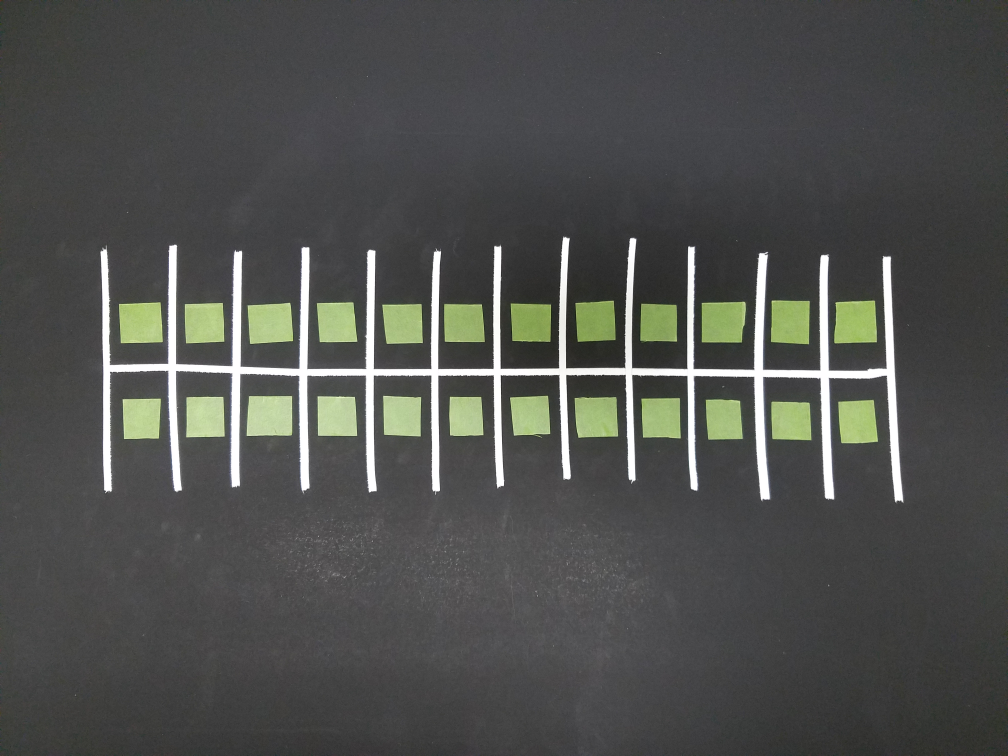
//> input picture TestPhotos/20161111_082924.jpg, 4032 x 3024 px (shown at 1/4 size)
$ ./ECE4951 TestPhotos/ out.png   (built with g++ and OpenCV 4)
//> lines starting //> are read from the running program, lines starting //| are printed output that depends on the picture; after the words box and inside, x2 and y2 are one past the last pixel; in counts of white or black regions, pixels touching at a corner belong together
#include <stdio.h>
#include <stdlib.h>

#include <opencv2/opencv.hpp>
#include "opencv2/core/core.hpp"
#include "opencv2/imgproc/imgproc.hpp"
//#include "opencv2/imgcodecs.hpp"
#include "opencv2/highgui/highgui.hpp"

#include<dirent.h>
#include<string.h>
#include <math.h>

using namespace cv; //supectting name space issue with abs
using namespace std;

//Stark Mike Code

// helper function:
// finds a cosine of angle between vectors
// from pt0->pt1 and from pt0->pt2
static double angle( Point pt1, Point pt2, Point pt0 )
{
    double dx1 = pt1.x - pt0.x;
    double dy1 = pt1.y - pt0.y;
    double dx2 = pt2.x - pt0.x;
    double dy2 = pt2.y - pt0.y;
    return (dx1*dx2 + dy1*dy2)/sqrt((dx1*dx1 + dy1*dy1)*(dx2*dx2 + dy2*dy2) + 1e-10);
}

// returns sequence of squares detected on the image.
// the sequence is stored in the specified memory storage
static void findSquares( const Mat& image, vector<vector<Point> >& p_squares )
{
    p_squares.clear();//clear the squares array

    Mat pyr, timg, gray0(image.size(), CV_8U), gray;

    // down-scale and upscale the image to filter out the noise
    //pyrDown(image, pyr, Size(image.cols/2, image.rows/2));
    //pyrUp(pyr, timg, image.size());

	timg= cv::Mat::zeros(image.size(), image.type());
	image.copyTo(timg);

    vector<vector<Point> > contours;

    printf("Image channels = % d\n", timg.channels());

	// find squares in every color plane of the image
    for( int c = 0; c < timg.channels(); c++ )
    {
        int ch[] = {c, 0};
        int N = 1;//Number of levels for edge detection
        int thresh = 500;
        mixChannels(&timg, 1, &gray0, 1, ch, 1);// copies specified channels from input array to output array
	//timg is source array, 1=number of matricies in timg
	//gray0=destination array, 1=number of matricies in gray0

        // try several threshold levels
        for( int l = 0; l < N; l++ )
        {
            // hack: use Canny instead of zero threshold level.
            // Canny helps to catch squares with gradient shading
            if( l == 0 )
            {
                // apply Canny. Take the upper threshold from slider
                // and set the lower to 0 (which forces edges merging)

                Canny(gray0, gray, 0, thresh, 5);//canny finds edges in an image
		//gray0 is source image, gray is is output image, 0, the 0, thresh and 5 is aperature size??

                // dilate canny output to remove potential
                // holes between edge segments
                dilate(gray, gray, Mat(), Point(-1,-1));


            }
            else
            {
                // apply threshold if l!=0:
                //     tgray(x,y) = gray(x,y) < (l+1)*255/N ? 255 : 0
                gray = gray0 >= (l+1)*255/N;
            }

            // find contours and store them all as a list

	    //find contours takes a binary image (gray here), and finds all countours within it.
	    // outputs it to the countours vector. RETR_list=retrieve all countors without heirarchy
	    //Chain_approx_simple=compress horizontal, vertical, and diagonal segments and leaves only their end points, IE a rectangle is represented by 4 points.

            findContours(gray, contours, RETR_LIST, CHAIN_APPROX_SIMPLE);
	    printf("Number of Countours Found = %d\n", contours.size());

		cv::namedWindow("Found Countors", cv::WINDOW_NORMAL );
                cv::imshow("Found Countors", gray);
		cv::waitKey(0);//Wait until user presses key to continue

	    //remember, countours is not an image, it is a vector which stores every contour(4 points of a rectangle) it sees.

            vector<Point> approx;

            // test each contour


            for( size_t i = 0; i < contours.size(); i++ )
            {
                // approximate contour with accuracy proportional
                // to the contour perimeter
                approxPolyDP(Mat(contours[i]), approx, arcLength(Mat(contours[i]), true)*0.02, true);
		//this function takes a contour, and draws it within the arclength? of the countour, true=close polygon

                // square contours should have 4 vertices after approximation
                // they should be ~medium sized, IE have area 100 < area <2000
		//and contour should be convex
                // Note: absolute value of an area is used because
                // area may be positive or negative - in accordance with the
                // contour orientation
                if( approx.size() == 4 &&
                    fabs(contourArea(Mat(approx))) > 100 &&
		    fabs(contourArea(Mat(approx))) < 3000 &&
                    isContourConvex(Mat(approx)) )
                {
                    double maxCosine = 0;

                    for( int j = 2; j < 5; j++ )
                    {
                        // find the maximum cosine of the angle between joint edges
                        double cosine = fabs(angle(approx[j%4], approx[j-2], approx[j-1]));
                        maxCosine = MAX(maxCosine, cosine);
                    }

                    // if cosines of all angles are small
                    // (all angles are ~90 degree) then write quandrange
                    // vertices to resultant sequence
                    if( maxCosine < 0.9 )
		    //if( maxCosine < 0.5 )
                        p_squares.push_back(approx);
                }

            }
        }
    }
}


// the function draws all the squares in the image
static void drawSquares( Mat& image, const vector<vector<Point> >& p_squares )
{
	printf("Number of squares found = %d\n",p_squares.size());
    for( size_t i = 0; i < p_squares.size(); i++ )
    {
        const Point* p = &p_squares[i][0];
        int n = (int)p_squares[i].size();
        polylines(image, &p, &n, 1, true, Scalar(0,255,0), 3, 16);
    }

    //imshow(wndname, image);
    //imwrite("../savedImages/squareImages.jpg",image);
}


//End Mike Code

//Start Ken Code
int computeWhiteness(int b,int g,int r){
    int thresh = 125;
    int mean, bdif, gdif, rdif, returnVal;
    if(b > thresh && g > thresh && r > thresh){

      mean = (b + g + r)/3;
      bdif = abs(mean-b);
      gdif = abs(mean-g);
      rdif = abs(mean-r);
      returnVal = (mean - 4*bdif - 4*rdif - 4*bdif);
      if(returnVal < 0){
          return 0;
      } else {
          return returnVal;
      }


    } else {

       return 0 ;
       //Not really white probably like a gray at this point

    }
}

int computeGreeness(int b,int g,int r){

      int thresh = 120;
      int returnVal;

      if(g > thresh && b < .9*g && r < g){

      returnVal = (g);
      if(returnVal < 0){
          return 0;
      } else{
          return returnVal;
      }


      } else {

      return 0;

      }

}


int CreateNessImage(Mat& src, Mat& dst, int (*nessFunction)(int, int, int))
{
    // accept only char type matrices
    CV_Assert(src.depth() == CV_8U);

    dst.create(src.size(), src.depth());

    const int channels = src.channels();
// [11 lines of commented-out code are left out]
            MatIterator_<Vec3b> it_s, end_s;
            MatIterator_<uchar> it_d, end_d;
            it_d = dst.begin<uchar>();
            for( it_s = src.begin<Vec3b>(), end_s = src.end<Vec3b>(),
                 it_d = dst.begin<uchar>(), end_d = dst.end<uchar>();
                 it_s != end_s && it_d != end_d;
                 ++it_s, ++it_d)
            {
                *it_d = nessFunction( (*it_s)[0] , (*it_s)[1] , (*it_s)[2] );
            }
//        }
//    }

    return 0;
}

int main(int argc, char** argv )
{
    //Check Arguments
    if ( argc != 3 )
    {
        printf("usage: ECE4951 <Image_Folder_Path> <Output_Folder_Path>\n");
        return -1;
    }

    vector<vector<Point> > squares; //Create list of squares

    //Element for Erosion and Dialation Operator
    int erosion_size = 40;
    Mat elementE = getStructuringElement( MORPH_RECT,
                                       Size( 2*erosion_size + 1, 2*erosion_size+1 ),
                                       Point( erosion_size, erosion_size ) );
    erosion_size = 5;
    Mat elementD = getStructuringElement( MORPH_RECT,
                                       Size( 2*erosion_size + 1, 2*erosion_size+1 ),
                                       Point( erosion_size, erosion_size ) );

    cv::Mat img, img_resize, img_w, img_g, img_gE, img_gD1, img_gD2, img_squares;
    DIR *dir;

    dir = opendir(argv[1]);
    struct dirent *ent;
    string indirectory(argv[1]);
    string outdirectory(argv[2]);
    cout << "Before Table Creation" << endl;
    // [20 lines of commented-out code are left out]
    cout << "After loops" << endl;
    if(dir != NULL){

        //Loops Through and loads every image in the directory to img.
        while ((ent = readdir (dir)) != NULL) {
            string imgName(ent->d_name);
            string imgPath(indirectory + imgName);
            cout << imgPath << endl;
            cout << img.depth() << endl;
            img = cv::imread(imgPath);
//> img is the input picture: 3024 rows x 4032 cols, CV_8UC3; mean B, G, R 78.1, 80.8, 79.5
	    //cv::resize(img,img_resize, cv::Size(480,360), 0, 0, interpolation);
            //Checks if there is valid image data
            if ( !img.data )
            {
                printf("Not a valid image \n");
            } else {
//                string outputPath(outdirectory + "SomeQualifier_"  + imgName);
                cv::namedWindow("Display Image", cv::WINDOW_NORMAL );
                cv::namedWindow("White Image", cv::WINDOW_NORMAL );
                cv::namedWindow("Green Image", cv::WINDOW_NORMAL );
                cv::namedWindow("Eroded Green Image", cv::WINDOW_NORMAL );
                cv::namedWindow("Dialated1 Green Image", cv::WINDOW_NORMAL );
                cv::namedWindow("Dialated2 Green Image", cv::WINDOW_NORMAL );

                CreateNessImage(img, img_w, computeWhiteness);
//> after the loop in CreateNessImage, `for( it_s = src.begin<Vec3b>(), end_s = src.end<Vec3b>(),`:
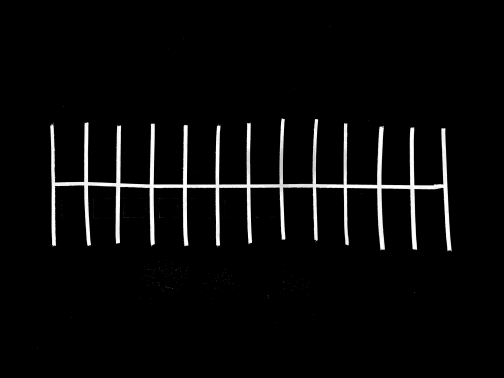
//> dst: 3024 rows x 4032 cols, CV_8UC1 (shown at 1/8 size); min 0, max 255, mean 9.3
                CreateNessImage(img, img_g, computeGreeness);
//> after the loop in CreateNessImage (call 2), `for( it_s = src.begin<Vec3b>(), end_s = src.end<Vec3b>(),`:
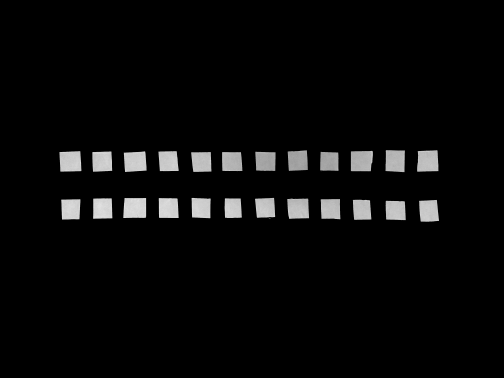
//> dst: 3024 rows x 4032 cols, CV_8UC1 (shown at 1/8 size); min 0, max 255, mean 9.3
                dilate( img_g, img_gD1, elementD );
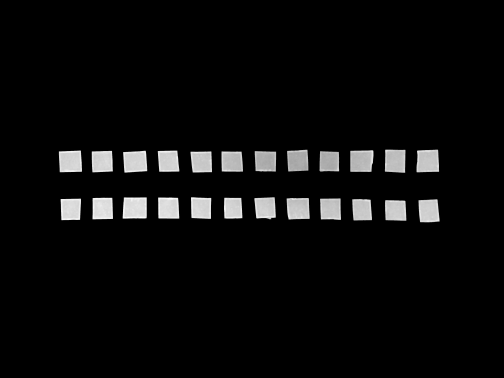
//> img_gD1: 3024 rows x 4032 cols, CV_8UC1 (shown at 1/8 size); min 0, max 255, mean 11.2
         	erode( img_gD1, img_gE, elementE );
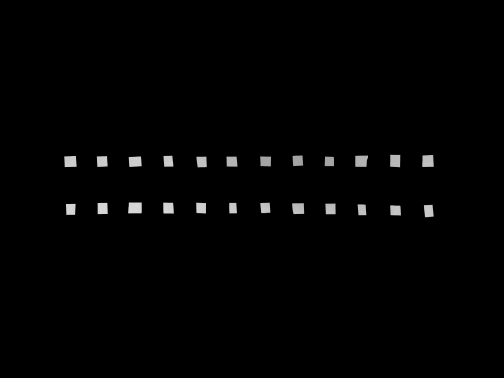
//> img_gE: 3024 rows x 4032 cols, CV_8UC1 (shown at 1/8 size); min 0, max 217, mean 2.6
                dilate( img_gE, img_gD2, elementE );


		cv::imshow("Display Image", img);
                cv::imshow("White Image", img_w);
		cv::imshow("Green Image", img_g);
		cv::imshow("Eroded Green Image", img_gE);
                cv::imshow("Dialated1 Green Image", img_gD1);
                cv::imshow("Dialated2 Green Image", img_gD2);


		cv::waitKey(0);//Wait until user presses key to continue
                findSquares(img_g, squares);
//| Image channels =  1
//> after the loop in findSquares, `for( int c = 0; c < timg.channels(); c++ )`:
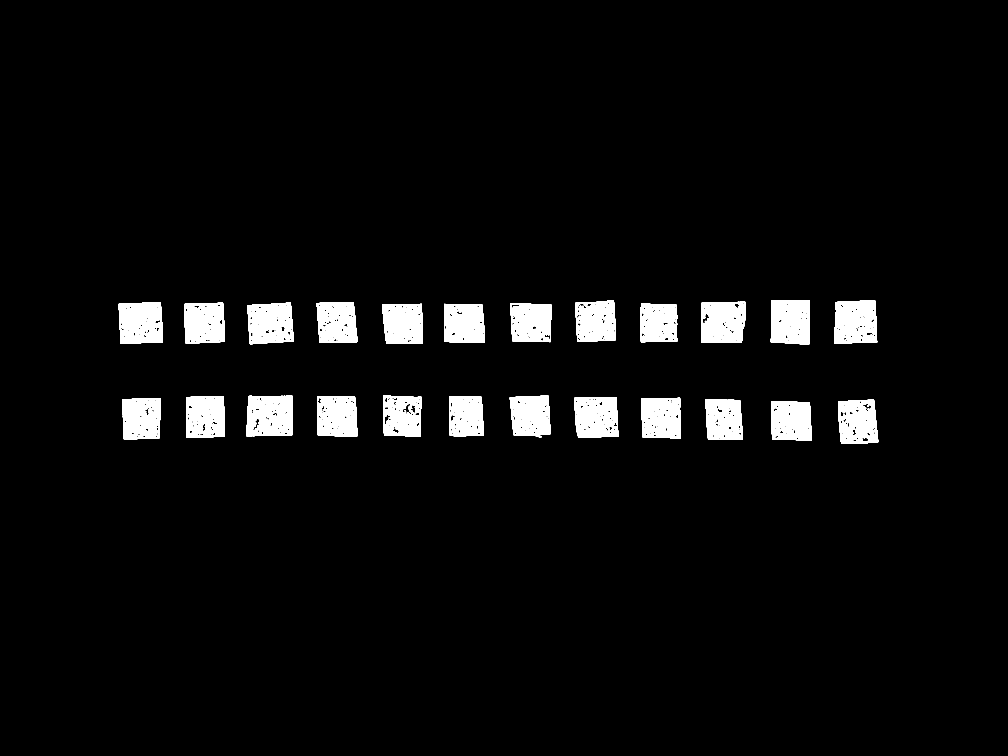
//> gray: 3024 rows x 4032 cols, CV_8UC1 (shown at 1/4 size); 4.3% white; 24 white regions
//> after the loop in findSquares, `for( int c = 0; c < timg.channels(); c++ )`: contours = 6893 contours, 5614 with area under 20; largest, box (x1, y1, x2, y2) and area: (985, 1583, 1170, 1745) 28550, (2806, 1206, 2984, 1372) 27550, (3336, 1201, 3509, 1375) 27524, (989, 1210, 1174, 1377) 27058, (475, 1208, 652, 1374) 27018
//> squares = 0 contours


		img_squares= cv::Mat::zeros(img.size(), img.type());

                drawSquares(img_squares, squares);
//| Number of squares found = 0
//> pass 3 of the loop `while ((ent = readdir (dir)) != NULL)`:
//| 0
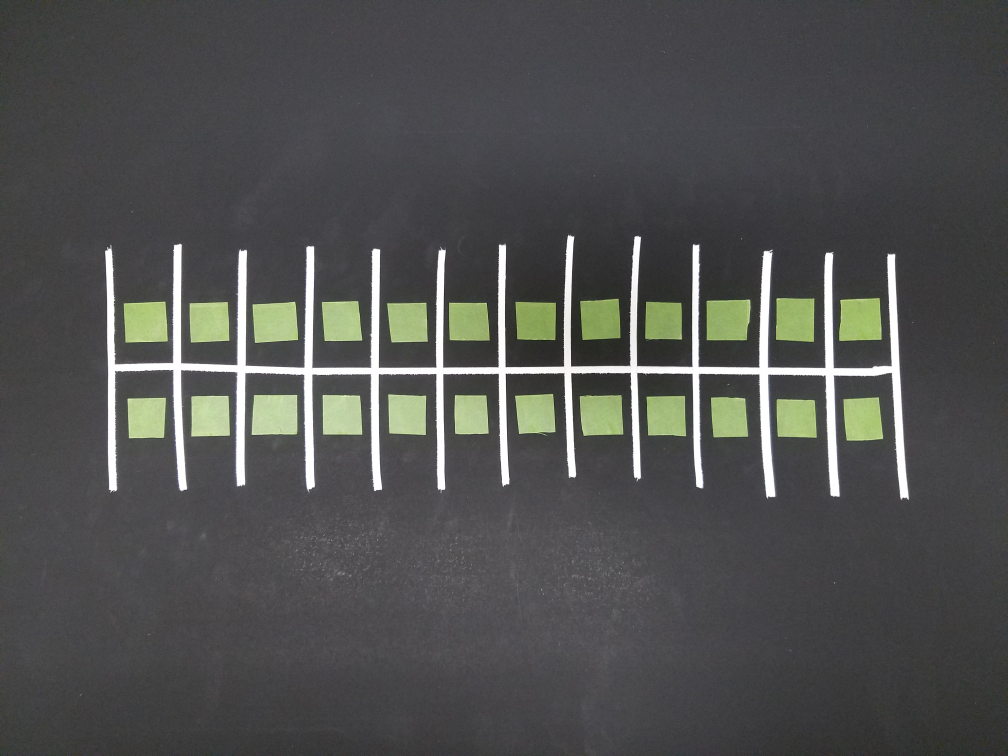
//> input picture TestPhotos/20161111_082927.jpg, 4032 x 3024 px (shown at 1/4 size)
//> img is the input picture: 3024 rows x 4032 cols, CV_8UC3; mean B, G, R 79.8, 80.9, 80.2
//> after the loop in CreateNessImage (call 4), `for( it_s = src.begin<Vec3b>(), end_s = src.end<Vec3b>(),`:
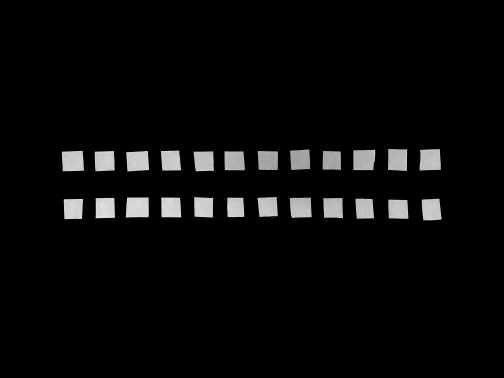
//> dst: 3024 rows x 4032 cols, CV_8UC1 (shown at 1/8 size); min 0, max 255, mean 9.3
//| Image channels =  1
//> after the loop in findSquares (call 2), `for( int c = 0; c < timg.channels(); c++ )`:
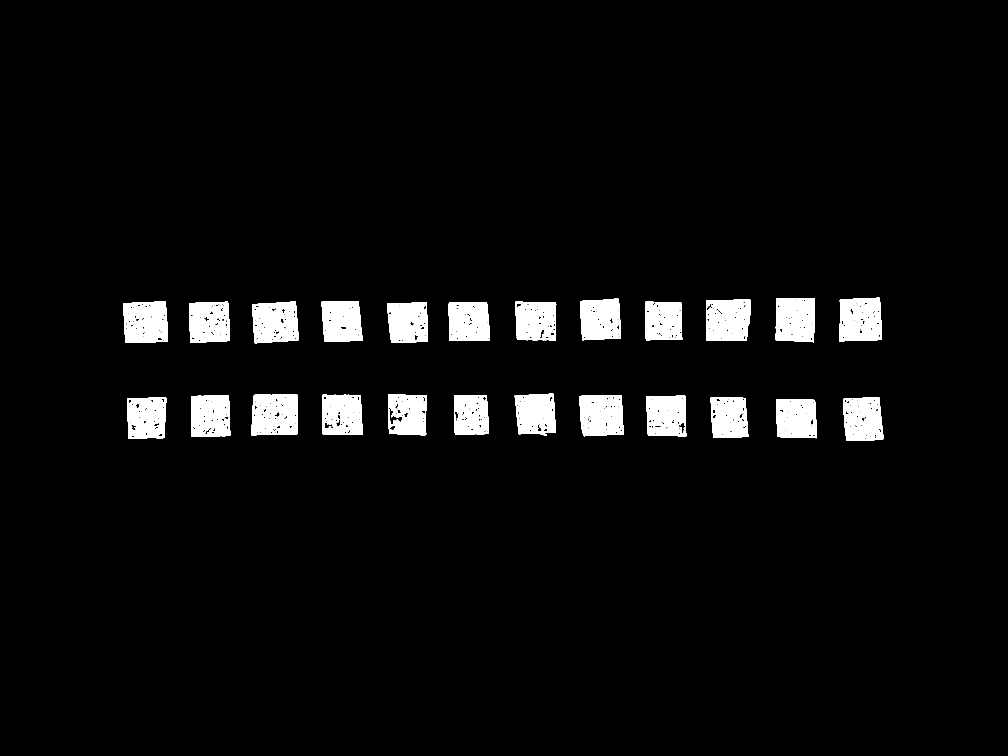
//> gray: 3024 rows x 4032 cols, CV_8UC1 (shown at 1/4 size); 4.3% white; 24 white regions
//> after the loop in findSquares (call 2), `for( int c = 0; c < timg.channels(); c++ )`: contours = 6809 contours, 5470 with area under 20; largest, box (x1, y1, x2, y2) and area: (1005, 1579, 1191, 1741) 28659, (2825, 1197, 3003, 1363) 27396, (3356, 1191, 3528, 1365) 27307, (493, 1205, 672, 1371) 27156, (1008, 1206, 1194, 1373) 27066
//| Number of squares found = 0
//> the loop made 4 passes; the first 3 are shown
		cv::namedWindow("Found Squares", cv::WINDOW_NORMAL );
		cv::imshow("Found Squares", img_squares);


                cout << outdirectory + "SomeQualifier_"  + imgName << endl;
		cv::imwrite(outdirectory + "Original_"  + imgName, img);
                cv::imwrite(outdirectory + "White_"  + imgName, img_w);
                cv::imwrite(outdirectory + "Green_"  + imgName, img_g);
                cv::imwrite(outdirectory + "GreenE_"  + imgName, img_gE);
                cv::imwrite(outdirectory + "GreenD1_"  + imgName, img_gD1);
                cv::imwrite(outdirectory + "GreenD2_"  + imgName, img_gD2);
		cv::imwrite(outdirectory + "DetectedSquares_"  + imgName, img_squares);

                cv::waitKey(0);//Wait until user presses key to continue
            }
        }
        closedir (dir);
    } else {
        cout << "Could not find dir" << argv[1] << endl;
    }


    return 0;
}
